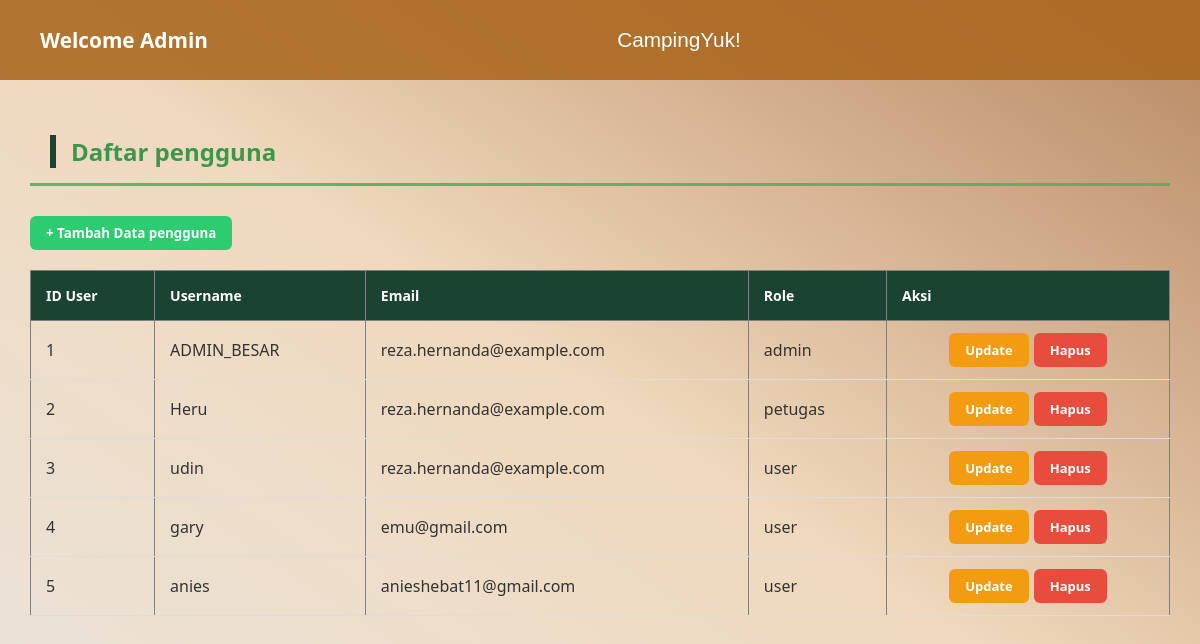
Screenshot of /view/view_admin/data_user.php (signed in) with the database file from the repository.
### tables this page shows
CREATE TABLE `user` (
  `id_user` int(11) NOT NULL,
  `username` varchar(30) NOT NULL,
  `email` varchar(30) NOT NULL,
  `password` varchar(255) NOT NULL,
  `role` varchar(20) NOT NULL
);

### models/m_pelanggan.php (called while the page is built, shortened)
<?php
class m_pelanggan {
    function tampil_data()
    {
        $db = new koneksi();
        $koneksi = $db->koneksi;
        $sql = "SELECT * FROM user";
        $query = mysqli_query($koneksi, $sql);
        $result = [];
        if ($query && mysqli_num_rows($query) > 0) {
            while ($data = mysqli_fetch_object($query)) {
                $result[] = $data;
            }
            return $result;
        } else {
            return false;
        }
    }
}
?>

### controller/c_pelanggan.php (called while the page is built)
<?php
include_once __DIR__ . '/../models/m_pelanggan.php';
$pelanggan = new m_pelanggan();
try {
    if (!empty($_GET['aksi'])) {
        if ($_GET['aksi'] == 'register' || $_GET['aksi'] == 'tambah') {
            $username    = $_POST['username'];
            $email       = $_POST['email'];
            $password    = password_hash($_POST['password'], PASSWORD_DEFAULT);
            $role        = $_POST['role'];
            $result = $pelanggan->tambah_data($username, $email, $password, $role);
            if ($_GET['aksi'] == 'register') {
                $success_path = '../index.php';
                $fail_path    = '../view/form_pendaftaran.php';
            } else {
                $success_path = '../view/view_admin/data_user.php';
                $fail_path    = '../view/view_admin/data_user.php';
            }
            if ($result) {
                echo "<script>
                        alert('Data Berhasil Ditambahkan');
                        window.location='$success_path';
                      </script>";
            } else {
                echo "<script>
                        alert('Data Gagal Ditambahkan!');
                        window.location='$fail_path';
                      </script>";
            }
        }
        elseif ($_GET['aksi'] == 'hapus') {
            $id = $_GET['id_user'];
            $result = $pelanggan->hapus_data($id);
            if ($result) {
                echo "<script>
                        alert('Data Berhasil Dihapus');
                        window.location='../view/view_admin/data_user.php';
                      </script>";
            } else {
                echo "<script>
                        alert('Data Gagal Dihapus');
                        window.location='../view/view_admin/data_user.php';
                      </script>";
            }
        }
        elseif ($_GET['aksi'] == 'edit') {
            $id_user  = $_POST['id_user'];
            $username = $_POST['nama'];
            $email    = $_POST['email'];
            $role     = $_POST['role'];
            $result = $pelanggan->edit($id_user, $username, $email, $role);
            if ($result) {
                echo "<script>
                        alert('Data Berhasil Diubah');
                        window.location='../view/view_admin/data_user.php';
                      </script>";
            } else {
                echo "<script>
                        alert('Data Gagal Diubah');
                        window.location='../view/view_admin/data_user.php';
                      </script>";
            }
        }
    } else {
        $data_pelanggan = $pelanggan->tampil_data();
    }
} catch (Exception $e) {
    echo "Error: " . $e->getMessage();
}
?>

### view/view_admin/data_user.php (the view, shortened to what this page needs)
<?php
include_once '../../controller/c_pelanggan.php';
include_once '../template/navbar.php';
?>
<!DOCTYPE html>
<html lang="en">
<head>
  <link rel="stylesheet" href="../template/style.css">
  <link rel="stylesheet" href="../template/dashboard_adm.css">
</head>
<body>
  <div class="main-content">
    <h2>Daftar pengguna</h2>
    <hr>
    <button type="button" class="btn-action btn-add" onclick="openTambahModal()">
      + Tambah Data pengguna
    </button>
    <div class="table-container">
      <table border="1" width="100%" style="border-collapse: collapse;">
        <thead>
          <tr>
            <th>ID User</th>
            <th>Username</th>
            <th>Email</th>
            <th>Role</th>
            <th>Aksi</th>
          </tr>
        </thead>
        <tbody>
          <?php
          if (isset($data_pelanggan) && is_array($data_pelanggan)):
            foreach ($data_pelanggan as $data): ?>
          <tr>
            <td><?=$data->id_user?></td>
            <td><?=$data->username?></td>
            <td><?=$data->email?></td>
            <td><?=$data->role?></td>
            <td style="text-align : center;">
              <div style="display: flex; gap: 5px; justify-content: center;">
                <button type="button" class="btn-action btn-update"
                        onclick="openUpdateModal('<?=$data->id_user?>', '<?=$data->username?>', '<?=$data->email?>', '<?=$data->role?>')">
                  Update
                </button>
                <a href="../../controller/c_pelanggan.php?aksi=hapus&id_user=<?= $data->id_user; ?>"
                   onclick="return confirm('Anda yakin mau menghapus data ini ?')"
                   class="btn-action btn-delete">Hapus</a>
              </div>
            </td>
          </tr>
          <?php
            endforeach;
          else:
          ?>
          <tr>
            <td colspan="5" style="text-align: center;">Tidak ada data pengguna</td>
          </tr>
          <?php endif; ?>
        </tbody>
      </table>
    </div>
  </div>
</body>
</html>

### view/template/style.css (style rules this page uses)
html, body { margin: 0; padding: 0; min-height: 100vh; width: 100%; }
body { font-family: 'Segoe UI', Roboto, sans-serif; background: #a8834a; background: linear-gradient(145deg, #a8834a 0%, #ecd0a9 100%) fixed; background-attachment: fixed; color: #2d3436; }
h2 { color: #1b4332; font-size: 24px; margin-bottom: 15px; border-left: 6px solid #1b4332; padding-left: 15px; }
.table-container { overflow-x: auto; }
table { width: 100%; border-collapse: collapse; }
thead { background-color: #1b4332; }
th { color: #ffffff; padding: 15px; text-align: left; font-size: 14px; }
td { padding: 12px 15px; border-bottom: 1px solid #ddd; color: #333; }
.btn-update, .btn-delete { padding: 8px 16px; border: none; border-radius: 6px; font-weight: 600; font-size: 13px; cursor: pointer; text-decoration: none; transition: all 0.3s ease; }
.btn-update { background-color: #007bff; color: white; }
.btn-delete { background-color: #dc3545; color: white; }
.btn-update { background-color: #f39c12; color: white; border: none; padding: 5px 12px; border-radius: 4px; cursor: pointer; text-decoration: none; font-size: 14px; }

### view/template/dashboard_adm.css (style rules this page uses)
* { box-sizing: border-box; font-family: "Segoe UI", sans-serif; margin: 0; padding: 0; }
body { margin: 0; padding: 0; min-height: 100vh; background-color: #f8fafc; background-image: linear-gradient( to bottom left, rgba(157, 87, 33, 0.702), rgba(224, 155, 72, 0.348) 50%, #9a662a26 100% ); background-attachment: fixed; }
.main-content { flex: 1; padding: 30px; }
h2 { margin-top: 25px; margin-left: 20px; color: #268e3ee4; }
hr { border: 0; background: #48b361e4; margin: 15px auto 30px auto; height: 3px; width: 100%; }

### view/view_admin/data_user.php (style rules this page uses)
.btn-action { border: none; padding: 8px 16px; border-radius: 6px; cursor: pointer; font-weight: 600; transition: 0.3s; text-decoration: none; display: inline-block; }
.btn-add { background-color: #2ecc71; color: white; margin-bottom: 20px; }
.btn-update { background-color: #f39c12; color: white; font-size: 13px; }
.btn-delete { background-color: #e74c3c; color: white; font-size: 13px; }

### rows the page displays
user: id_user "1", username "ADMIN_BESAR", email "reza.hernanda@example.com", role "admin"
user: id_user "2", username "Heru", email "reza.hernanda@example.com", role "petugas"
user: id_user "3", username "udin", email "reza.hernanda@example.com", role "user"
user: id_user "4", username "gary", email "emu@gmail.com", role "user"
user: id_user "5", username "anies", email "anieshebat11@gmail.com", role "user"
